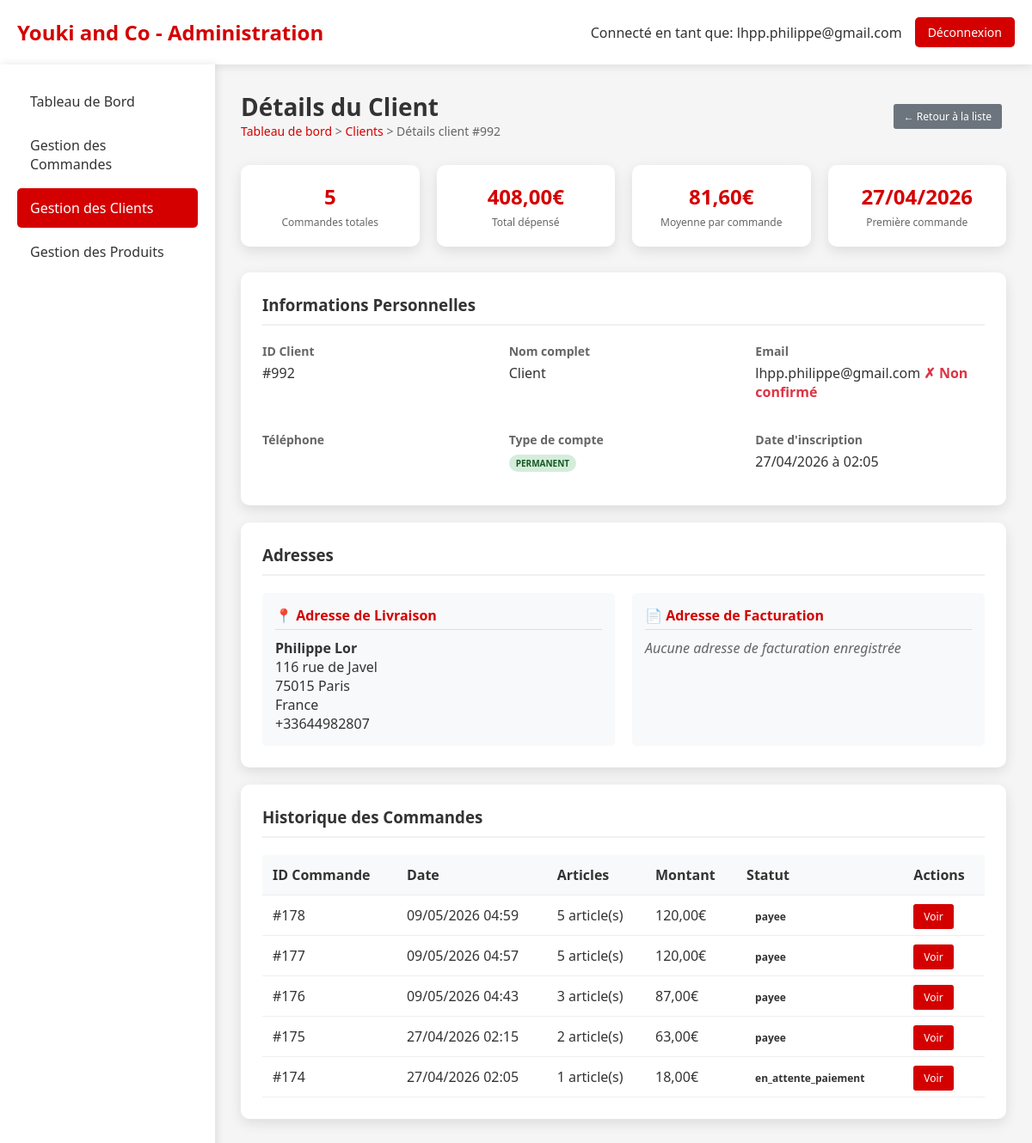
Screenshot of /admin_client_detail.php?id=992 (signed in) with the database file from the repository.
### tables this page shows
CREATE TABLE `Client` (
  `idClient` bigint NOT NULL,
  `email` varchar(50) NOT NULL,
  `motDePasse` varchar(1000) DEFAULT NULL,
  `nom` varchar(50) NOT NULL,
  `prenom` varchar(50) NOT NULL,
  `telephone` varchar(20) DEFAULT NULL,
  `email_confirme` tinyint(1) DEFAULT '0',
  `token_confirmation` varchar(64) DEFAULT NULL,
  `token_expires` datetime DEFAULT NULL,
  `type` enum('temporaire','permanent') DEFAULT 'temporaire',
  `date_creation` datetime DEFAULT CURRENT_TIMESTAMP,
  `session_id` varchar(128) DEFAULT NULL
);

CREATE TABLE `Adresse` (
  `idAdresse` bigint NOT NULL,
  `idClient` bigint NOT NULL,
  `nom` varchar(50) NOT NULL,
  `prenom` varchar(50) NOT NULL,
  `adresse` varchar(50) NOT NULL,
  `codePostal` varchar(50) NOT NULL,
  `ville` varchar(50) NOT NULL,
  `pays` varchar(50) NOT NULL,
  `telephone` varchar(50) NOT NULL,
  `instructions` varchar(255) DEFAULT NULL,
  `societe` varchar(50) DEFAULT NULL,
  `type` varchar(20) DEFAULT 'livraison',
  `dateCreation` datetime DEFAULT CURRENT_TIMESTAMP
);

CREATE TABLE `Commande` (
  `idCommande` bigint NOT NULL,
  `idClient` bigint NOT NULL,
  `idAdresseLivraison` bigint NOT NULL,
  `idAdresseFacturation` bigint DEFAULT NULL,
  `dateCommande` datetime NOT NULL,
  `modeReglement` varchar(200) NOT NULL DEFAULT 'CB',
  `delaiLivraison` date NOT NULL,
  `fraisDePort` double NOT NULL,
  `montantTotal` double NOT NULL,
  `statut` varchar(20) NOT NULL DEFAULT 'en_attente',
  `statut_paiement` enum('en_attente','payee','echec','annulee','rembourse') DEFAULT 'en_attente',
  `idPaiement` int DEFAULT NULL
);

### admin_client_detail.php (the view, shortened to what this page needs)
<?php
require_once 'config.php';
$client_id = intval($_GET['id']);
try {
    $pdo = new PDO("mysql:host=$host;dbname=$dbname;charset=utf8", $username, $password);
    $pdo->setAttribute(PDO::ATTR_ERRMODE, PDO::ERRMODE_EXCEPTION);
    $stmt_client = $pdo->prepare("
        SELECT * FROM Client
        WHERE idClient = ?
    ");
    $stmt_client->execute([$client_id]);
    $client = $stmt_client->fetch(PDO::FETCH_ASSOC);
    $stmt_adresses = $pdo->prepare("
        SELECT * FROM Adresse
        WHERE idClient = ?
        ORDER BY type, dateCreation DESC
    ");
    $stmt_adresses->execute([$client_id]);
    $adresses = $stmt_adresses->fetchAll(PDO::FETCH_ASSOC);
    $adresse_livraison = null;
    $adresse_facturation = null;
    foreach ($adresses as $adresse) {
        if ($adresse['type'] == 'livraison') {
            $adresse_livraison = $adresse;
        } elseif ($adresse['type'] == 'facturation') {
            $adresse_facturation = $adresse;
        }
    }
    $stmt_commandes = $pdo->prepare("
        SELECT c.*, COUNT(lc.idLigneCommande) as nb_articles
        FROM Commande c
        LEFT JOIN LigneCommande lc ON c.idCommande = lc.idCommande
        WHERE c.idClient = ?
        GROUP BY c.idCommande
        ORDER BY c.dateCommande DESC
    ");
    $stmt_commandes->execute([$client_id]);
    $commandes = $stmt_commandes->fetchAll(PDO::FETCH_ASSOC);
    $stmt_stats = $pdo->prepare("
        SELECT
            COUNT(*) as total_commandes,
            SUM(montantTotal) as total_depense,
            AVG(montantTotal) as moyenne_commande,
            MIN(dateCommande) as premiere_commande,
            MAX(dateCommande) as derniere_commande
        FROM Commande
        WHERE idClient = ?
    ");
    $stmt_stats->execute([$client_id]);
    $stats = $stmt_stats->fetch(PDO::FETCH_ASSOC);
} catch (PDOException $e) {
    die("Erreur de base de données: " . $e->getMessage());
}
?>
<!DOCTYPE html>
<html lang="fr">
<head>
</head>
<body>
    <div class="header">
        <div class="logo">
            <h1>Youki and Co - Administration</h1>
        </div>
        <div class="admin-info">
            <span>Connecté en tant que: <?= htmlspecialchars($_SESSION['admin_email']) ?></span>
            <a href="admin_dashboard.php?logout=1" class="btn-logout">Déconnexion</a>
        </div>
    </div>
    <div class="container">
        <div class="sidebar">
            <a href="admin_dashboard.php" class="nav-item">Tableau de Bord</a>
            <a href="admin_commandes.php" class="nav-item">Gestion des Commandes</a>
            <a href="admin_clients.php" class="nav-item active">Gestion des Clients</a>
            <a href="admin_produits.php" class="nav-item">Gestion des Produits</a>
        </div>
        <div class="main-content">
            <div class="page-header">
                <div class="page-title">
                    <h2>Détails du Client</h2>
                    <div class="breadcrumb">
                        <a href="admin_dashboard.php">Tableau de bord</a> &gt;
                        <a href="admin_clients.php">Clients</a> &gt;
                        Détails client #<?= $client_id ?>
                    </div>
                </div>
                <div>
                    <a href="admin_clients.php" class="btn-secondary">← Retour à la liste</a>
                </div>
            </div>
            <div class="stats-grid">
                <div class="stat-card">
                    <div class="stat-number"><?= $stats['total_commandes'] ?? 0 ?></div>
                    <div class="stat-label">Commandes totales</div>
                </div>
                <div class="stat-card">
                    <div class="stat-number"><?= number_format($stats['total_depense'] ?? 0, 2, ',', ' ') ?>€</div>
                    <div class="stat-label">Total dépensé</div>
                </div>
                <div class="stat-card">
                    <div class="stat-number"><?= number_format($stats['moyenne_commande'] ?? 0, 2, ',', ' ') ?>€</div>
                    <div class="stat-label">Moyenne par commande</div>
                </div>
                <div class="stat-card">
                    <div class="stat-number">
                        <?= $stats['premiere_commande'] ? date('d/m/Y', strtotime($stats['premiere_commande'])) : 'N/A' ?>
                    </div>
                    <div class="stat-label">Première commande</div>
                </div>
            </div>
            <div class="section">
                <h3>Informations Personnelles</h3>
                <div class="info-grid">
                    <div class="info-group">
                        <div class="info-label">ID Client</div>
                        <div class="info-value">#<?= $client_id ?></div>
                    </div>
                    <div class="info-group">
                        <div class="info-label">Nom complet</div>
                        <div class="info-value"><?= htmlspecialchars($client['prenom'] . ' ' . $client['nom']) ?></div>
                    </div>
                    <div class="info-group">
                        <div class="info-label">Email</div>
                        <div class="info-value">
                            <?= htmlspecialchars($client['email']) ?>
                            <?php if ($client['email_confirme'] == 1): ?>
                                <span class="email-confirmed">✓ Confirmé</span>
                            <?php else: ?>
                                <span class="email-pending">✗ Non confirmé</span>
                            <?php endif; ?>
                        </div>
                    </div>
                    <div class="info-group">
                        <div class="info-label">Téléphone</div>
                    </div>
                    <div class="info-group">
                        <div class="info-label">Type de compte</div>
                        <div class="info-value">
                            <span class="type-badge type-<?= $client['type'] ?? 'temporaire' ?>">
                                <?= $client['type'] ?? 'temporaire' ?>
                            </span>
                        </div>
                    </div>
                    <div class="info-group">
                        <div class="info-label">Date d'inscription</div>
                        <div class="info-value"><?= date('d/m/Y à H:i', strtotime($client['date_creation'])) ?></div>
                    </div>
                </div>
            </div>
<div class="section">
    <h3>Adresses</h3>
    <?php if (count($adresses) > 0): ?>
        <?php
        $has_livraison = !is_null($adresse_livraison);
        $has_facturation = !is_null($adresse_facturation);
        ?>
        <div class="addresses-comparison">
            <div class="address-column">
                <div class="address-title">
                    📍 Adresse de Livraison
                </div>
                <?php if ($has_livraison): ?>
                    <div class="info-value">
                        <strong><?= htmlspecialchars($adresse_livraison['prenom'] . ' ' . $adresse_livraison['nom']) ?></strong><br>
                        <?= htmlspecialchars($adresse_livraison['adresse']) ?><br>
                        <?= htmlspecialchars($adresse_livraison['codePostal'] . ' ' . $adresse_livraison['ville']) ?><br>
                        <?= htmlspecialchars($adresse_livraison['pays']) ?><br>
                        <?= htmlspecialchars($adresse_livraison['telephone']) ?>
                    </div>
                <?php else: ?>
                    <p style="color: #666; font-style: italic;">Aucune adresse de livraison enregistrée</p>
                <?php endif; ?>
            </div>
            <div class="address-column">
                <div class="address-title">
                    📄 Adresse de Facturation
                </div>
                <?php if ($has_facturation): ?>
                    <div class="info-value">
                        <strong><?= htmlspecialchars($adresse_facturation['prenom'] . ' ' . $adresse_facturation['nom']) ?></strong><br>
                        <?= htmlspecialchars($adresse_facturation['adresse']) ?><br>
                        <?= htmlspecialchars($adresse_facturation['codePostal'] . ' ' . $adresse_facturation['ville']) ?><br>
                        <?= htmlspecialchars($adresse_facturation['pays']) ?><br>
                        <?= htmlspecialchars($adresse_facturation['telephone']) ?>
                        <?php if (!empty($adresse_facturation['societe'])): ?>
                            <br>Société: <?= htmlspecialchars($adresse_facturation['societe']) ?>
                        <?php endif; ?>
                    </div>
                <?php else: ?>
                    <p style="color: #666; font-style: italic;">Aucune adresse de facturation enregistrée</p>
                <?php endif; ?>
            </div>
        </div>
    <?php else: ?>
        <p>Aucune adresse enregistrée pour ce client.</p>
    <?php endif; ?>
</div>
            <div class="section">
                <h3>Historique des Commandes</h3>
                <?php if (count($commandes) > 0): ?>
                    <table>
                        <thead>
                            <tr>
                                <th>ID Commande</th>
                                <th>Date</th>
                                <th>Articles</th>
                                <th>Montant</th>
                                <th>Statut</th>
                                <th>Actions</th>
                            </tr>
                        </thead>
                        <tbody>
                            <?php foreach ($commandes as $commande): ?>
                            <tr>
                                <td>#<?= $commande['idCommande'] ?></td>
                                <td><?= date('d/m/Y H:i', strtotime($commande['dateCommande'])) ?></td>
                                <td><?= $commande['nb_articles'] ?> article(s)</td>
                                <td><?= number_format($commande['montantTotal'], 2, ',', ' ') ?>€</td>
                                <td>
                                    <span class="status-badge status-<?= $commande['statut'] ?>">
                                        <?= $commande['statut'] ?>
                                    </span>
                                </td>
                                <td>
                                    <a href="admin_commande_detail.php?id=<?= $commande['idCommande'] ?>" class="btn-action">Voir</a>
                                </td>
                            </tr>
                            <?php endforeach; ?>
                        </tbody>
                    </table>
                <?php else: ?>
                    <p>Aucune commande pour ce client.</p>
                <?php endif; ?>
            </div>
        </div>
    </div>
</body>
</html>

### admin_client_detail.php (style rules this page uses)
* { margin: 0; padding: 0; box-sizing: border-box; }
body { font-family: 'Segoe UI', Tahoma, Geneva, Verdana, sans-serif; background: #f5f5f5; color: #333; }
.header { background: white; padding: 20px; box-shadow: 0 2px 10px rgba(0,0,0,0.1); display: flex; justify-content: space-between; align-items: center; }
.logo h1 { color: #d40000; font-size: 24px; }
.admin-info { display: flex; align-items: center; gap: 15px; }
.btn-logout { background: #d40000; color: white; padding: 8px 15px; text-decoration: none; border-radius: 5px; font-size: 14px; }
.container { display: flex; min-height: calc(100vh - 80px); }
.sidebar { width: 250px; background: white; padding: 20px; box-shadow: 2px 0 10px rgba(0,0,0,0.1); }
.nav-item { display: block; padding: 12px 15px; color: #333; text-decoration: none; border-radius: 5px; margin-bottom: 5px; transition: background 0.3s; }
.nav-item:hover, .nav-item.active { background: #d40000; color: white; }
.main-content { flex: 1; padding: 30px; }
.page-header { display: flex; justify-content: space-between; align-items: center; margin-bottom: 30px; }
.page-title h2 { color: #333; font-size: 28px; }
.breadcrumb { color: #666; font-size: 14px; }
.breadcrumb a { color: #d40000; text-decoration: none; }
.stats-grid { display: grid; grid-template-columns: repeat(auto-fit, minmax(200px, 1fr)); gap: 20px; margin-bottom: 30px; }
.stat-card { background: white; padding: 20px; border-radius: 10px; box-shadow: 0 5px 15px rgba(0,0,0,0.1); text-align: center; }
.stat-number { font-size: 24px; font-weight: bold; color: #d40000; margin-bottom: 5px; }
.stat-label { color: #666; font-size: 12px; }
.section { background: white; padding: 25px; border-radius: 10px; box-shadow: 0 5px 15px rgba(0,0,0,0.1); margin-bottom: 20px; }
.section h3 { margin-bottom: 20px; color: #333; border-bottom: 2px solid #f0f0f0; padding-bottom: 10px; }
.info-grid { display: grid; grid-template-columns: repeat(auto-fit, minmax(250px, 1fr)); gap: 20px; }
.info-group { margin-bottom: 15px; }
.info-label { font-weight: bold; color: #666; font-size: 14px; margin-bottom: 5px; }
.info-value { color: #333; font-size: 16px; }
table { width: 100%; border-collapse: collapse; }
th, td { padding: 12px; text-align: left; border-bottom: 1px solid #eee; }
th { background: #f8f9fa; font-weight: 600; }
.status-badge { padding: 5px 10px; border-radius: 15px; font-size: 12px; font-weight: bold; }
.btn-action { padding: 6px 12px; background: #d40000; color: white; text-decoration: none; border-radius: 3px; font-size: 12px; margin-right: 5px; }
.btn-secondary { padding: 6px 12px; background: #6c757d; color: white; text-decoration: none; border-radius: 3px; font-size: 12px; margin-right: 5px; }
.type-badge { padding: 3px 8px; border-radius: 10px; font-size: 10px; font-weight: bold; text-transform: uppercase; }
.type-permanent { background: #d4edda; color: #155724; }
.email-pending { color: #dc3545; font-weight: bold; }
.addresses-comparison { display: grid; grid-template-columns: 1fr 1fr; gap: 20px; margin-top: 20px; }
.address-column { background: #f8f9fa; padding: 15px; border-radius: 5px; }
.address-title { font-weight: bold; color: #d40000; margin-bottom: 10px; padding-bottom: 5px; border-bottom: 1px solid #ddd; }

### rows the page displays
client: prenom+nom "Client", email "lhpp.philippe@gmail.com", type "PERMANENT", date_creation "27/04/2026 à 02:05"
adresse: prenom+nom "Philippe Lor", adresse "116 rue de Javel", codePostal+ville "75015 Paris", pays "France", telephone "+33644982807"
commande: idCommande "178", dateCommande "09/05/2026 04:59", nb_articles "5", montantTotal "120,00", statut "payee"
commande: idCommande "177", dateCommande "09/05/2026 04:57", nb_articles "5", montantTotal "120,00", statut "payee"
commande: idCommande "176", dateCommande "09/05/2026 04:43", nb_articles "3", montantTotal "87,00", statut "payee"
commande: idCommande "175", dateCommande "27/04/2026 02:15", nb_articles "2", montantTotal "63,00", statut "payee"
commande: idCommande "174", dateCommande "27/04/2026 02:05", nb_articles "1", montantTotal "18,00", statut "en_attente_paiement"

### other values shown
$_SESSION['admin_email'] "lhpp.philippe@gmail.com"
$client_id "992"
$stats['total_commandes'] "5"
$stats['total_depense'] "408,00"
$stats['moyenne_commande'] "81,60"
date('d/m/Y', strtotime($stats['premiere_commande'])) "27/04/2026"
